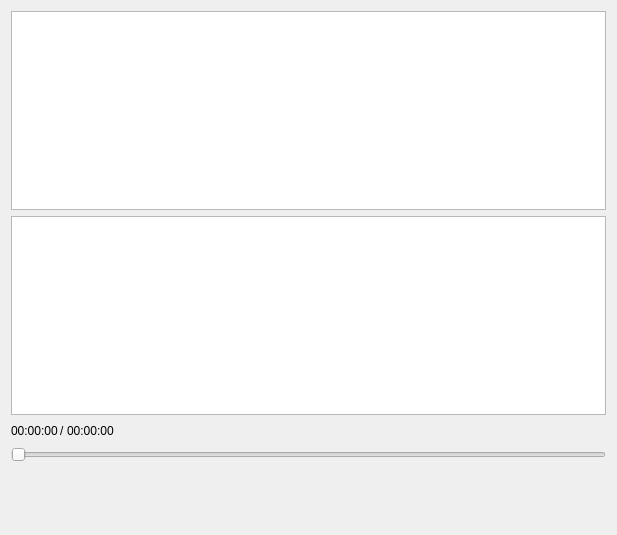
<?xml version="1.0" encoding="UTF-8"?>
<ui version="4.0">
 <class>MusicPlayer</class>
 <widget class="QWidget" name="MusicPlayer">
  <property name="geometry">
   <rect>
    <x>0</x>
    <y>0</y>
    <width>617</width>
    <height>535</height>
   </rect>
  </property>
  <property name="windowTitle">
   <string>MusicPlayer</string>
  </property>
  <property name="styleSheet">
   <string notr="true">QPushButton
{
    min-width:32px;
    min-height:32px;
    max-width:32px;
    max-height:32px;

    border:none;

}
QPushButton:hover
{
   background-color:pink;
}
</string>
  </property>
  <layout class="QVBoxLayout" name="verticalLayout">
   <item>
    <widget class="QListView" name="listView_song"/>
   </item>
   <item>
    <widget class="QListView" name="listView_songs"/>
   </item>
   <item>
    <layout class="QHBoxLayout" name="horizontalLayout_5">
     <property name="spacing">
      <number>2</number>
     </property>
     <item>
      <widget class="QLabel" name="sum_time_3">
       <property name="text">
        <string>00:00:00</string>
       </property>
      </widget>
     </item>
     <item>
      <widget class="QLabel" name="space1_3">
       <property name="text">
        <string>/</string>
       </property>
      </widget>
     </item>
     <item>
      <widget class="QLabel" name="now_time_3">
       <property name="text">
        <string>00:00:00</string>
       </property>
      </widget>
     </item>
     <item>
      <spacer name="space_3">
       <property name="orientation">
        <enum>Qt::Orientation::Horizontal</enum>
       </property>
       <property name="sizeHint" stdset="0">
        <size>
         <width>40</width>
         <height>20</height>
        </size>
       </property>
      </spacer>
     </item>
    </layout>
   </item>
   <item>
    <widget class="QSlider" name="horizontalSlider">
     <property name="orientation">
      <enum>Qt::Orientation::Horizontal</enum>
     </property>
    </widget>
   </item>
   <item>
    <widget class="QFrame" name="frame">
     <property name="frameShape">
      <enum>QFrame::Shape::StyledPanel</enum>
     </property>
     <property name="frameShadow">
      <enum>QFrame::Shadow::Raised</enum>
     </property>
    </widget>
   </item>
   <item>
    <widget class="QWidget" name="widget" native="true">
     <layout class="QHBoxLayout" name="horizontalLayout_6">
      <item>
       <widget class="QPushButton" name="pushButton">
        <property name="toolTip">
         <string>选择音乐</string>
        </property>
        <property name="text">
         <string/>
        </property>
        <property name="icon">
         <iconset resource="Resource.qrc">
          <normaloff>:/Resource/屏幕截图 2025-02-20 201912.png</normaloff>:/Resource/屏幕截图 2025-02-20 201912.png</iconset>
        </property>
       </widget>
      </item>
      <item>
       <widget class="QPushButton" name="lastsong_3">
        <property name="toolTip">
         <string>上一曲</string>
        </property>
        <property name="text">
         <string/>
        </property>
        <property name="icon">
         <iconset resource="Resource.qrc">
          <normaloff>:/Resource/屏幕截图 2025-02-20 200107.png</normaloff>:/Resource/屏幕截图 2025-02-20 200107.png</iconset>
        </property>
       </widget>
      </item>
      <item>
       <widget class="QPushButton" name="playsong_3">
        <property name="toolTip">
         <string>播放/暂停</string>
        </property>
        <property name="text">
         <string/>
        </property>
        <property name="icon">
         <iconset resource="Resource.qrc">
          <normaloff>:/Resource/屏幕截图 2025-02-20 195915.png</normaloff>:/Resource/屏幕截图 2025-02-20 195915.png</iconset>
        </property>
       </widget>
      </item>
      <item>
       <widget class="QPushButton" name="nextsong_3">
        <property name="toolTip">
         <string>下一曲</string>
        </property>
        <property name="text">
         <string/>
        </property>
        <property name="icon">
         <iconset resource="Resource.qrc">
          <normaloff>:/Resource/屏幕截图 2025-02-20 200029.png</normaloff>:/Resource/屏幕截图 2025-02-20 200029.png</iconset>
        </property>
       </widget>
      </item>
      <item>
       <widget class="QPushButton" name="sound_3">
        <property name="toolTip">
         <string>调节音量</string>
        </property>
        <property name="text">
         <string/>
        </property>
        <property name="icon">
         <iconset resource="Resource.qrc">
          <normaloff>:/Resource/屏幕截图 2025-02-20 200145.png</normaloff>:/Resource/屏幕截图 2025-02-20 200145.png</iconset>
        </property>
       </widget>
      </item>
     </layout>
    </widget>
   </item>
  </layout>
 </widget>
 <resources>
  <include location="Resource.qrc"/>
 </resources>
 <connections/>
</ui>
